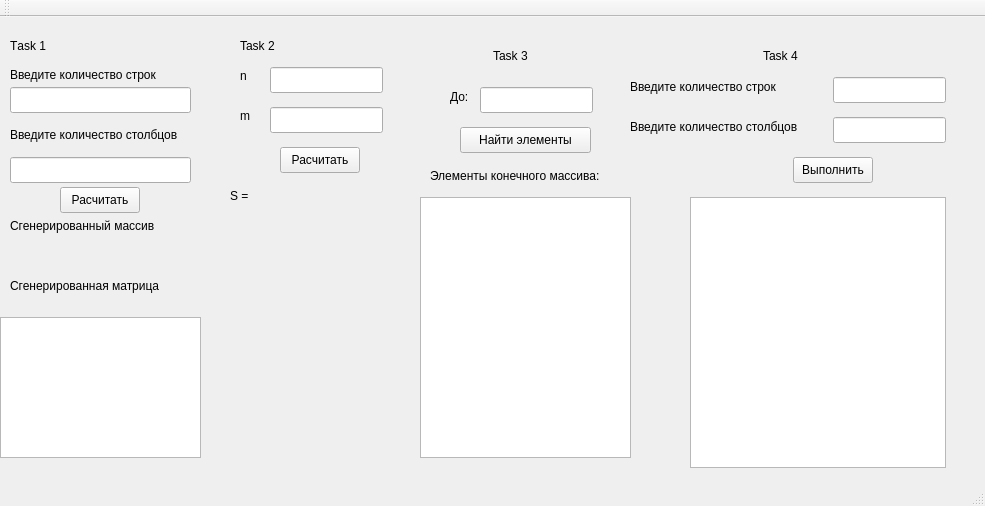
<?xml version="1.0" encoding="UTF-8"?>
<ui version="4.0">
 <class>MainWindow</class>
 <widget class="QMainWindow" name="MainWindow">
  <property name="geometry">
   <rect>
    <x>0</x>
    <y>0</y>
    <width>985</width>
    <height>506</height>
   </rect>
  </property>
  <property name="windowTitle">
   <string>MainWindow</string>
  </property>
  <widget class="QWidget" name="centralWidget">
   <widget class="QLabel" name="label">
    <property name="geometry">
     <rect>
      <x>240</x>
      <y>50</y>
      <width>58</width>
      <height>18</height>
     </rect>
    </property>
    <property name="text">
     <string>n</string>
    </property>
   </widget>
   <widget class="QLabel" name="label_2">
    <property name="geometry">
     <rect>
      <x>240</x>
      <y>90</y>
      <width>58</width>
      <height>18</height>
     </rect>
    </property>
    <property name="text">
     <string>m</string>
    </property>
   </widget>
   <widget class="QLineEdit" name="nLine">
    <property name="geometry">
     <rect>
      <x>270</x>
      <y>50</y>
      <width>113</width>
      <height>26</height>
     </rect>
    </property>
   </widget>
   <widget class="QLineEdit" name="mLine">
    <property name="geometry">
     <rect>
      <x>270</x>
      <y>90</y>
      <width>113</width>
      <height>26</height>
     </rect>
    </property>
   </widget>
   <widget class="QLabel" name="label_5">
    <property name="geometry">
     <rect>
      <x>240</x>
      <y>20</y>
      <width>151</width>
      <height>18</height>
     </rect>
    </property>
    <property name="text">
     <string>Task 2</string>
    </property>
   </widget>
   <widget class="QLabel" name="label_6">
    <property name="geometry">
     <rect>
      <x>230</x>
      <y>170</y>
      <width>31</width>
      <height>18</height>
     </rect>
    </property>
    <property name="text">
     <string>S = </string>
    </property>
   </widget>
   <widget class="QLabel" name="label_7">
    <property name="geometry">
     <rect>
      <x>493</x>
      <y>30</y>
      <width>58</width>
      <height>18</height>
     </rect>
    </property>
    <property name="text">
     <string>Task 3</string>
    </property>
   </widget>
   <widget class="QLabel" name="sResultLabel">
    <property name="geometry">
     <rect>
      <x>260</x>
      <y>170</y>
      <width>111</width>
      <height>21</height>
     </rect>
    </property>
    <property name="text">
     <string/>
    </property>
   </widget>
   <widget class="QLabel" name="label_10">
    <property name="geometry">
     <rect>
      <x>450</x>
      <y>70</y>
      <width>31</width>
      <height>20</height>
     </rect>
    </property>
    <property name="text">
     <string>До:</string>
    </property>
   </widget>
   <widget class="QLabel" name="label_11">
    <property name="geometry">
     <rect>
      <x>430</x>
      <y>150</y>
      <width>201</width>
      <height>18</height>
     </rect>
    </property>
    <property name="text">
     <string>Элементы конечного массива:</string>
    </property>
   </widget>
   <widget class="QLineEdit" name="kMaxLine">
    <property name="geometry">
     <rect>
      <x>480</x>
      <y>70</y>
      <width>113</width>
      <height>26</height>
     </rect>
    </property>
   </widget>
   <widget class="QPushButton" name="pushButton">
    <property name="geometry">
     <rect>
      <x>280</x>
      <y>130</y>
      <width>80</width>
      <height>26</height>
     </rect>
    </property>
    <property name="text">
     <string>Расчитать</string>
    </property>
   </widget>
   <widget class="QPushButton" name="pushButton_2">
    <property name="geometry">
     <rect>
      <x>460</x>
      <y>110</y>
      <width>131</width>
      <height>26</height>
     </rect>
    </property>
    <property name="text">
     <string>Найти элементы</string>
    </property>
   </widget>
   <widget class="QPushButton" name="pushButton_3">
    <property name="geometry">
     <rect>
      <x>793</x>
      <y>140</y>
      <width>80</width>
      <height>26</height>
     </rect>
    </property>
    <property name="text">
     <string>Выполнить</string>
    </property>
   </widget>
   <widget class="QLabel" name="label_3">
    <property name="geometry">
     <rect>
      <x>763</x>
      <y>30</y>
      <width>58</width>
      <height>18</height>
     </rect>
    </property>
    <property name="text">
     <string>Task 4</string>
    </property>
   </widget>
   <widget class="QLineEdit" name="quantityStrings">
    <property name="geometry">
     <rect>
      <x>833</x>
      <y>60</y>
      <width>113</width>
      <height>26</height>
     </rect>
    </property>
   </widget>
   <widget class="QLineEdit" name="quantityColumns">
    <property name="geometry">
     <rect>
      <x>833</x>
      <y>100</y>
      <width>113</width>
      <height>26</height>
     </rect>
    </property>
   </widget>
   <widget class="QLabel" name="label_4">
    <property name="geometry">
     <rect>
      <x>630</x>
      <y>60</y>
      <width>171</width>
      <height>20</height>
     </rect>
    </property>
    <property name="text">
     <string>Введите количество строк</string>
    </property>
   </widget>
   <widget class="QLabel" name="label_8">
    <property name="geometry">
     <rect>
      <x>630</x>
      <y>100</y>
      <width>201</width>
      <height>20</height>
     </rect>
    </property>
    <property name="text">
     <string>Введите количество столбцов</string>
    </property>
   </widget>
   <widget class="QLabel" name="label_12">
    <property name="geometry">
     <rect>
      <x>10</x>
      <y>20</y>
      <width>58</width>
      <height>18</height>
     </rect>
    </property>
    <property name="text">
     <string>Тask 1</string>
    </property>
   </widget>
   <widget class="QLabel" name="label_13">
    <property name="geometry">
     <rect>
      <x>10</x>
      <y>50</y>
      <width>181</width>
      <height>16</height>
     </rect>
    </property>
    <property name="text">
     <string>Введите количество строк</string>
    </property>
   </widget>
   <widget class="QLineEdit" name="quantityStrings_1">
    <property name="geometry">
     <rect>
      <x>10</x>
      <y>70</y>
      <width>181</width>
      <height>26</height>
     </rect>
    </property>
   </widget>
   <widget class="QLabel" name="label_14">
    <property name="geometry">
     <rect>
      <x>10</x>
      <y>110</y>
      <width>201</width>
      <height>16</height>
     </rect>
    </property>
    <property name="text">
     <string>Введите количество столбцов</string>
    </property>
   </widget>
   <widget class="QLineEdit" name="quantityColumns_1">
    <property name="geometry">
     <rect>
      <x>10</x>
      <y>140</y>
      <width>181</width>
      <height>26</height>
     </rect>
    </property>
    <property name="text">
     <string/>
    </property>
   </widget>
   <widget class="QLabel" name="label_15">
    <property name="geometry">
     <rect>
      <x>10</x>
      <y>260</y>
      <width>191</width>
      <height>18</height>
     </rect>
    </property>
    <property name="text">
     <string>Сгенерированная матрица</string>
    </property>
   </widget>
   <widget class="QPushButton" name="pushButton_4">
    <property name="geometry">
     <rect>
      <x>60</x>
      <y>170</y>
      <width>80</width>
      <height>26</height>
     </rect>
    </property>
    <property name="text">
     <string>Расчитать</string>
    </property>
   </widget>
   <widget class="QTextBrowser" name="resultTask1Label">
    <property name="geometry">
     <rect>
      <x>0</x>
      <y>300</y>
      <width>201</width>
      <height>141</height>
     </rect>
    </property>
    <property name="readOnly">
     <bool>false</bool>
    </property>
   </widget>
   <widget class="QLabel" name="label_16">
    <property name="geometry">
     <rect>
      <x>10</x>
      <y>200</y>
      <width>191</width>
      <height>18</height>
     </rect>
    </property>
    <property name="text">
     <string>Сгенерированный массив</string>
    </property>
   </widget>
   <widget class="QLabel" name="generateMassivTask1">
    <property name="geometry">
     <rect>
      <x>10</x>
      <y>230</y>
      <width>181</width>
      <height>18</height>
     </rect>
    </property>
    <property name="text">
     <string/>
    </property>
   </widget>
   <widget class="QTextBrowser" name="massiveResultLabel">
    <property name="geometry">
     <rect>
      <x>420</x>
      <y>180</y>
      <width>211</width>
      <height>261</height>
     </rect>
    </property>
   </widget>
   <widget class="QTextBrowser" name="resultTask4Label">
    <property name="geometry">
     <rect>
      <x>690</x>
      <y>180</y>
      <width>256</width>
      <height>271</height>
     </rect>
    </property>
   </widget>
  </widget>
  <widget class="QMenuBar" name="menuBar">
   <property name="geometry">
    <rect>
     <x>0</x>
     <y>0</y>
     <width>985</width>
     <height>23</height>
    </rect>
   </property>
  </widget>
  <widget class="QToolBar" name="mainToolBar">
   <attribute name="toolBarArea">
    <enum>TopToolBarArea</enum>
   </attribute>
   <attribute name="toolBarBreak">
    <bool>false</bool>
   </attribute>
  </widget>
  <widget class="QStatusBar" name="statusBar"/>
 </widget>
 <layoutdefault spacing="6" margin="11"/>
 <resources/>
 <connections/>
</ui>
